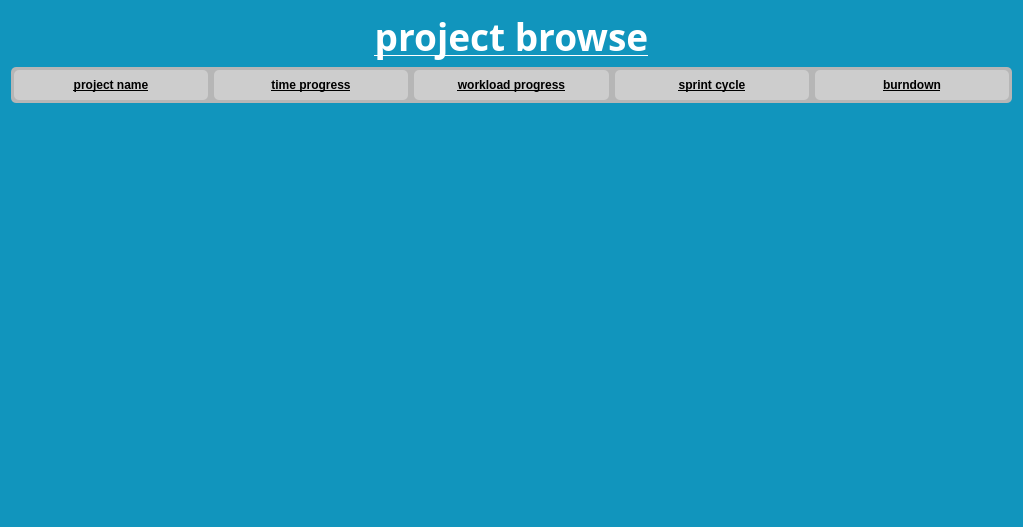
<?xml version="1.0" encoding="UTF-8"?>
<ui version="4.0">
 <class>CWidgetProjects</class>
 <widget class="QWidget" name="CWidgetProjects">
  <property name="geometry">
   <rect>
    <x>0</x>
    <y>0</y>
    <width>1023</width>
    <height>527</height>
   </rect>
  </property>
  <property name="windowTitle">
   <string>Form</string>
  </property>
  <property name="styleSheet">
   <string notr="true">background-color: rgb(17, 149, 189);</string>
  </property>
  <layout class="QVBoxLayout" name="verticalLayout">
   <item>
    <layout class="QGridLayout" name="gridLayout">
     <property name="horizontalSpacing">
      <number>0</number>
     </property>
     <property name="verticalSpacing">
      <number>5</number>
     </property>
     <item row="0" column="0" colspan="5">
      <widget class="QLabel" name="label">
       <property name="maximumSize">
        <size>
         <width>16777215</width>
         <height>150</height>
        </size>
       </property>
       <property name="font">
        <font>
         <family>楷体_GB2312</family>
         <pointsize>28</pointsize>
         <weight>75</weight>
         <bold>true</bold>
         <underline>true</underline>
        </font>
       </property>
       <property name="styleSheet">
        <string notr="true">color: rgb(255, 255, 255);</string>
       </property>
       <property name="text">
        <string>project browse</string>
       </property>
       <property name="alignment">
        <set>Qt::AlignCenter</set>
       </property>
      </widget>
     </item>
     <item row="1" column="4">
      <widget class="QFrame" name="frame_burnDownChart">
       <property name="styleSheet">
        <string notr="true">background-color: rgb(182, 182, 182);
border-top-right-radius:5px;
border-bottom-right-radius:5px;</string>
       </property>
       <layout class="QGridLayout" name="gridLayout_10">
        <property name="leftMargin">
         <number>3</number>
        </property>
        <property name="topMargin">
         <number>3</number>
        </property>
        <property name="rightMargin">
         <number>3</number>
        </property>
        <property name="bottomMargin">
         <number>3</number>
        </property>
        <item row="0" column="0">
         <widget class="QLabel" name="label_11">
          <property name="font">
           <font>
            <weight>75</weight>
            <bold>true</bold>
            <underline>true</underline>
           </font>
          </property>
          <property name="styleSheet">
           <string notr="true">background-color: rgb(205, 205, 205);
border-radius:5px;</string>
          </property>
          <property name="text">
           <string>burndown</string>
          </property>
          <property name="alignment">
           <set>Qt::AlignCenter</set>
          </property>
         </widget>
        </item>
       </layout>
      </widget>
     </item>
     <item row="1" column="2">
      <widget class="QFrame" name="frame_workloadProgress">
       <property name="styleSheet">
        <string notr="true">background-color: rgb(182, 182, 182);</string>
       </property>
       <layout class="QGridLayout" name="gridLayout_8">
        <property name="leftMargin">
         <number>3</number>
        </property>
        <property name="topMargin">
         <number>3</number>
        </property>
        <property name="rightMargin">
         <number>3</number>
        </property>
        <property name="bottomMargin">
         <number>3</number>
        </property>
        <item row="0" column="0">
         <widget class="QLabel" name="label_9">
          <property name="font">
           <font>
            <weight>75</weight>
            <bold>true</bold>
            <underline>true</underline>
           </font>
          </property>
          <property name="styleSheet">
           <string notr="true">background-color: rgb(205, 205, 205);
border-radius:5px;</string>
          </property>
          <property name="text">
           <string>workload progress</string>
          </property>
          <property name="alignment">
           <set>Qt::AlignCenter</set>
          </property>
         </widget>
        </item>
       </layout>
      </widget>
     </item>
     <item row="1" column="1">
      <widget class="QFrame" name="frame_timeProgress">
       <property name="styleSheet">
        <string notr="true">background-color: rgb(182, 182, 182);</string>
       </property>
       <layout class="QGridLayout" name="gridLayout_7">
        <property name="leftMargin">
         <number>3</number>
        </property>
        <property name="topMargin">
         <number>3</number>
        </property>
        <property name="rightMargin">
         <number>3</number>
        </property>
        <property name="bottomMargin">
         <number>3</number>
        </property>
        <item row="0" column="0">
         <widget class="QLabel" name="label_8">
          <property name="font">
           <font>
            <weight>75</weight>
            <bold>true</bold>
            <underline>true</underline>
           </font>
          </property>
          <property name="styleSheet">
           <string notr="true">background-color: rgb(205, 205, 205);
border-radius:5px;</string>
          </property>
          <property name="text">
           <string>time progress</string>
          </property>
          <property name="alignment">
           <set>Qt::AlignCenter</set>
          </property>
         </widget>
        </item>
       </layout>
      </widget>
     </item>
     <item row="1" column="0">
      <widget class="QFrame" name="frame_ProjectName">
       <property name="maximumSize">
        <size>
         <width>16777215</width>
         <height>50</height>
        </size>
       </property>
       <property name="styleSheet">
        <string notr="true">background-color: rgb(182, 182, 182);
border-top-left-radius:5px;
border-bottom-left-radius:5px;</string>
       </property>
       <layout class="QGridLayout" name="gridLayout_6">
        <property name="leftMargin">
         <number>3</number>
        </property>
        <property name="topMargin">
         <number>3</number>
        </property>
        <property name="rightMargin">
         <number>3</number>
        </property>
        <property name="bottomMargin">
         <number>3</number>
        </property>
        <item row="0" column="0">
         <widget class="QLabel" name="label_7">
          <property name="minimumSize">
           <size>
            <width>0</width>
            <height>30</height>
           </size>
          </property>
          <property name="font">
           <font>
            <weight>75</weight>
            <bold>true</bold>
            <underline>true</underline>
           </font>
          </property>
          <property name="styleSheet">
           <string notr="true">background-color: rgb(205, 205, 205);
border-radius:5px;</string>
          </property>
          <property name="text">
           <string>project name</string>
          </property>
          <property name="alignment">
           <set>Qt::AlignCenter</set>
          </property>
         </widget>
        </item>
       </layout>
      </widget>
     </item>
     <item row="1" column="3">
      <widget class="QFrame" name="frame_sprintCycle">
       <property name="styleSheet">
        <string notr="true">background-color: rgb(182, 182, 182);</string>
       </property>
       <layout class="QGridLayout" name="gridLayout_9">
        <property name="leftMargin">
         <number>3</number>
        </property>
        <property name="topMargin">
         <number>3</number>
        </property>
        <property name="rightMargin">
         <number>3</number>
        </property>
        <property name="bottomMargin">
         <number>3</number>
        </property>
        <property name="horizontalSpacing">
         <number>7</number>
        </property>
        <item row="0" column="0">
         <widget class="QLabel" name="label_10">
          <property name="font">
           <font>
            <weight>75</weight>
            <bold>true</bold>
            <underline>true</underline>
           </font>
          </property>
          <property name="styleSheet">
           <string notr="true">background-color: rgb(205, 205, 205);
border-radius:5px;</string>
          </property>
          <property name="text">
           <string>sprint cycle</string>
          </property>
          <property name="alignment">
           <set>Qt::AlignCenter</set>
          </property>
         </widget>
        </item>
       </layout>
      </widget>
     </item>
    </layout>
   </item>
   <item>
    <widget class="QWidget" name="widget" native="true">
     <layout class="QGridLayout" name="gridLayout_5">
      <item row="0" column="0">
       <spacer name="verticalSpacer">
        <property name="orientation">
         <enum>Qt::Vertical</enum>
        </property>
        <property name="sizeHint" stdset="0">
         <size>
          <width>20</width>
          <height>40</height>
         </size>
        </property>
       </spacer>
      </item>
     </layout>
    </widget>
   </item>
  </layout>
 </widget>
 <resources>
  <include location="ks24_03.qrc"/>
 </resources>
 <connections/>
</ui>
